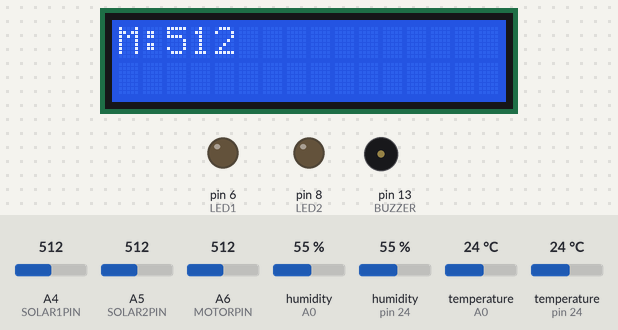
Simulated run of this sketch. Board: Arduino Nano, built with avr-gcc and run on an emulated ATmega328P. On the bench: 16×2 character LCD, output pins drawn as LEDs (lit = HIGH), buzzer (waves = sounding, pin HIGH). Inputs (shaded band) come from the test bench; at power-on: A4 (SOLAR1PIN) = 512, temperature (sensors on A0, pin 24) 24 °C, A5 (SOLAR2PIN) = 512, A6 (MOTORPIN) = 512, humidity (sensors on A0, pin 24) 55 %.

Above: at 1.2 s.
1.3 s: A4 (SOLAR1PIN) set to 716
At 6.6 s:
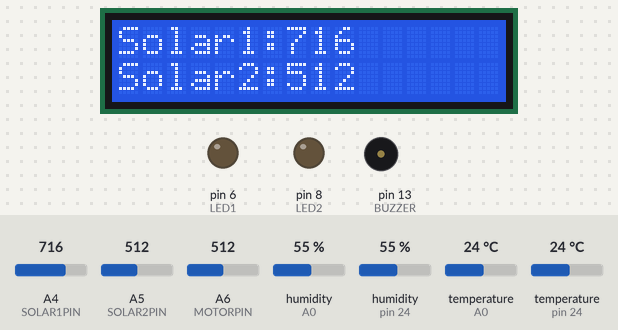
12.4 s: temperature (sensor on A0) set to 12 °C
At 16.38 s:
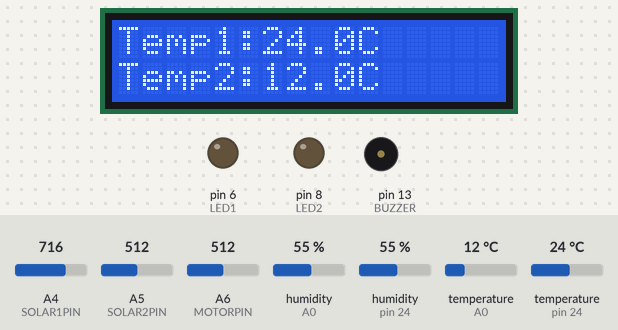
17.9 s: A5 (SOLAR2PIN) set to 716
At 22.3 s:
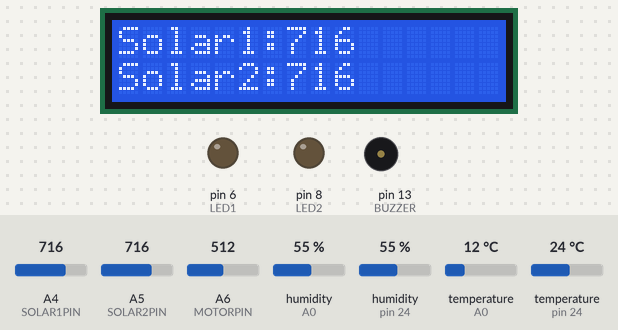
28.7 s: temperature (sensor on pin 24) set to 12 °C
At 32.64 s:
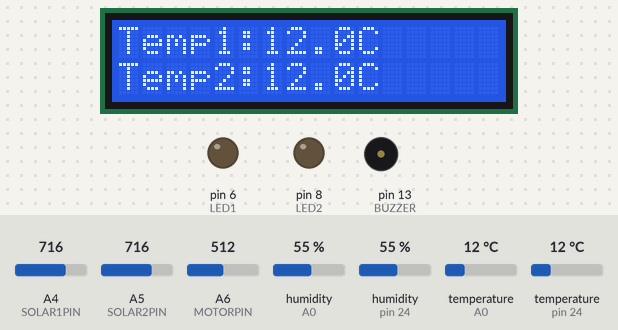
34.1 s: A6 (MOTORPIN) set to 716
At 35.0 s:
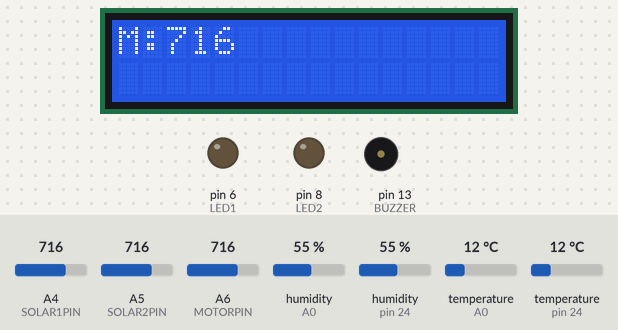
39.4 s: temperature (sensor on A0) set to 19 °C
At 48.9 s:
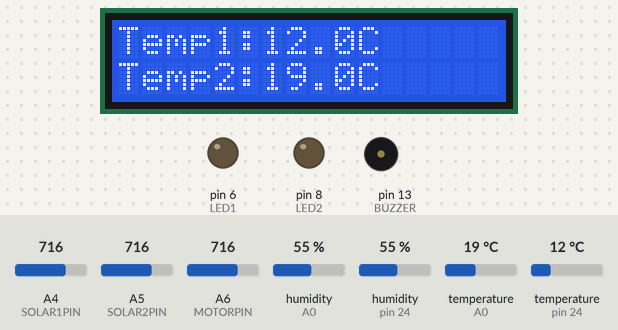
Timing chart, 0 to 50.4 s (numbered marks = the images above; inputs shaded):
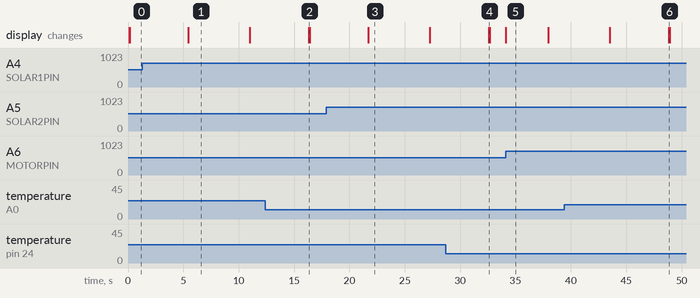

The sketch:

GroenHuisLes6.1.ino
```cpp
#include <LiquidCrystal.h>
#include <DHT.h>

// ---------------- LCD ----------------
// RS, E, D4, D5, D6, D7
LiquidCrystal lcd(3, 5, 9, 10, 11, 12);

// ---------------- DHT ----------------
#define DHTTYPE DHT11
#define DHTPIN1 24
#define DHTPIN2 A0

DHT dht1(DHTPIN1, DHTTYPE);
DHT dht2(DHTPIN2, DHTTYPE);

// ---------------- ANALOGE SENSOREN ----------------
#define LDRPIN    A3
#define SOLAR1PIN A4
#define SOLAR2PIN A5
#define MOTORPIN  A6

// ---------------- OUTPUTS ----------------
#define LED1 6
#define LED2 8
#define BUZZER 13

// ---------------- HC-SR04 ----------------
#define TRIGPIN 2
#define ECHOPIN 4

void setup() {
  lcd.begin(16, 2);

  dht1.begin();
  dht2.begin();

  pinMode(LED1, OUTPUT);
  pinMode(LED2, OUTPUT);
  pinMode(MOTORPIN, INPUT);

  pinMode(TRIGPIN, OUTPUT);
  pinMode(ECHOPIN, INPUT);

  pinMode(BUZZER, OUTPUT);

  Serial.begin(9600);

}

void loop() {
  lcd.clear();
  // display Temperatures for 5 seconds
  // after that display Solar power for 5 seconds
  // and lastly display Wind power for 5 seconds
  for (uint16_t i = 0; i < 300; i++) {
    if (i == 0) DisplayTemperature();
    else if (i >= 100 && i < 200) {
      lcd.clear();
      DisplaySolarPower();
    }
    else {
      lcd.clear();
      DisplayWindPower();
    }

    if (ReadUltrasonicSensor() < 20) {
      // turn on buzzer
      delay(5);
      // turn off buzzer
      delay(45);
    }
    else delay(50);
  }
}

float ReadUltrasonicSensor() {
  float distance = 0;
  // read UltrasonicSensor, and store value
  // in the "distance" variable within this function

  return distance;
}

void DisplayTemperature() {
  // read inside & outside temperature from
  // the DHT11's
  //  ReadDHT11();
  float t1 = dht1.readTemperature();
  float t2 = dht2.readTemperature();

  // display the inside & outside temperature
  // on the LCD
  /* Example:
     Temp In: 23.5c
     Temp Out: 22.8c
  */
  lcd.setCursor(0, 0);
  lcd.print("Temp1:");
  lcd.print(isnan(t1) ? 0 : t1, 1);
  lcd.print("C");

  lcd.setCursor(0, 1);
  lcd.print("Temp2:");
  lcd.print(isnan(t2) ? 0 : t2, 1);
  lcd.print("C");

}

void DisplaySolarPower() {
  // read the power output of both solar panels

  // display both values on the LCD
  /* Example:
     Solar A: 238
     Solar B: 140
  */
  int solar1 = analogRead(SOLAR1PIN);
  int solar2 = analogRead(SOLAR2PIN);

  lcd.setCursor(0, 0);
  lcd.print("Solar1:");
  lcd.print(solar1);

  lcd.setCursor(0, 1);
  lcd.print("Solar2:");
  lcd.print(solar2);

}

void DisplayWindPower() {
  // read the power output of the windmill

  // display wind power on the LCD
  /* Example:
     Windmill: 238
  */

  int motor  = analogRead(MOTORPIN);
  lcd.setCursor(0, 0);
  lcd.print("M:");
  lcd.print(motor);

}
```

Measured:
- after the input at 1.3 s, the display: changes after 4.1 s (image 1)
- after the input at 17.9 s, the display: changes after 3.8 s (image 3)
- what the display in image 1 shows lasts 5.6 s, from 5.4 s to 11.0 s
- what the display in image 5 shows lasts 3.9 s, from 34.1 s to 38.0 s
